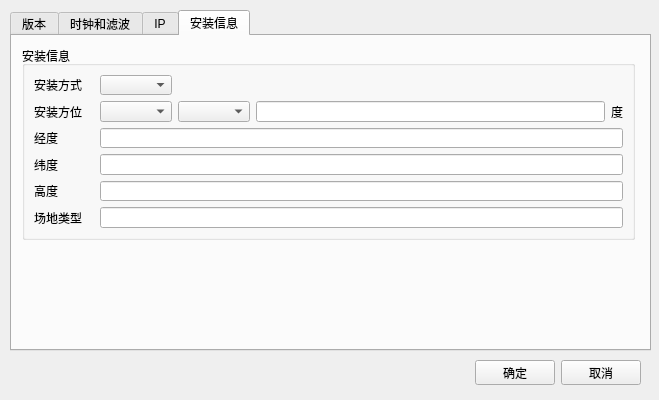
<?xml version="1.0" encoding="UTF-8"?>
<ui version="4.0">
 <class>setting</class>
 <widget class="QWidget" name="setting">
  <property name="geometry">
   <rect>
    <x>0</x>
    <y>0</y>
    <width>659</width>
    <height>400</height>
   </rect>
  </property>
  <property name="windowTitle">
   <string>设置</string>
  </property>
  <widget class="QTabWidget" name="tabWidget">
   <property name="geometry">
    <rect>
     <x>10</x>
     <y>10</y>
     <width>641</width>
     <height>341</height>
    </rect>
   </property>
   <property name="currentIndex">
    <number>3</number>
   </property>
   <widget class="QWidget" name="tab">
    <attribute name="title">
     <string>版本</string>
    </attribute>
    <widget class="QGroupBox" name="groupBox_7">
     <property name="geometry">
      <rect>
       <x>10</x>
       <y>10</y>
       <width>613</width>
       <height>82</height>
      </rect>
     </property>
     <property name="title">
      <string>版本</string>
     </property>
     <layout class="QGridLayout" name="gridLayout_6">
      <item row="0" column="0">
       <layout class="QHBoxLayout" name="horizontalLayout_33">
        <item>
         <widget class="QLabel" name="label_30">
          <property name="minimumSize">
           <size>
            <width>60</width>
            <height>0</height>
           </size>
          </property>
          <property name="text">
           <string>ARM</string>
          </property>
         </widget>
        </item>
        <item>
         <widget class="QLineEdit" name="lineEdit_version_arm">
          <property name="readOnly">
           <bool>true</bool>
          </property>
         </widget>
        </item>
       </layout>
      </item>
      <item row="1" column="0">
       <layout class="QHBoxLayout" name="horizontalLayout_34">
        <item>
         <widget class="QLabel" name="label_31">
          <property name="minimumSize">
           <size>
            <width>60</width>
            <height>0</height>
           </size>
          </property>
          <property name="text">
           <string>DSP</string>
          </property>
         </widget>
        </item>
        <item>
         <widget class="QLineEdit" name="lineEdit_version_dsp">
          <property name="readOnly">
           <bool>true</bool>
          </property>
         </widget>
        </item>
       </layout>
      </item>
     </layout>
    </widget>
    <widget class="QGroupBox" name="groupBox_2">
     <property name="geometry">
      <rect>
       <x>10</x>
       <y>98</y>
       <width>613</width>
       <height>54</height>
      </rect>
     </property>
     <property name="styleSheet">
      <string notr="true"/>
     </property>
     <property name="title">
      <string>采样率</string>
     </property>
     <layout class="QGridLayout" name="gridLayout_2">
      <item row="2" column="0">
       <layout class="QHBoxLayout" name="horizontalLayout_10">
        <item>
         <widget class="QLabel" name="label_10">
          <property name="minimumSize">
           <size>
            <width>60</width>
            <height>0</height>
           </size>
          </property>
          <property name="text">
           <string>采样率</string>
          </property>
         </widget>
        </item>
        <item>
         <widget class="QLineEdit" name="lineEdit_freq"/>
        </item>
       </layout>
      </item>
     </layout>
    </widget>
   </widget>
   <widget class="QWidget" name="tab_2">
    <attribute name="title">
     <string>时钟和滤波</string>
    </attribute>
    <widget class="QGroupBox" name="groupBox_3">
     <property name="geometry">
      <rect>
       <x>10</x>
       <y>12</y>
       <width>613</width>
       <height>112</height>
      </rect>
     </property>
     <property name="title">
      <string>时钟源</string>
     </property>
     <layout class="QGridLayout" name="gridLayout_3">
      <item row="0" column="0">
       <layout class="QVBoxLayout" name="verticalLayout_2">
        <item>
         <layout class="QHBoxLayout" name="horizontalLayout_5">
          <item>
           <widget class="QLabel" name="label_18">
            <property name="minimumSize">
             <size>
              <width>60</width>
              <height>0</height>
             </size>
            </property>
            <property name="text">
             <string>时钟源</string>
            </property>
           </widget>
          </item>
          <item>
           <widget class="QComboBox" name="comboBox_clock">
            <item>
             <property name="text">
              <string>BD</string>
             </property>
            </item>
            <item>
             <property name="text">
              <string>NTP</string>
             </property>
            </item>
           </widget>
          </item>
          <item>
           <spacer name="horizontalSpacer">
            <property name="orientation">
             <enum>Qt::Horizontal</enum>
            </property>
            <property name="sizeHint" stdset="0">
             <size>
              <width>40</width>
              <height>20</height>
             </size>
            </property>
           </spacer>
          </item>
         </layout>
        </item>
        <item>
         <layout class="QHBoxLayout" name="horizontalLayout_3">
          <item>
           <widget class="QLabel" name="label_3">
            <property name="minimumSize">
             <size>
              <width>60</width>
              <height>0</height>
             </size>
            </property>
            <property name="text">
             <string>服务器</string>
            </property>
           </widget>
          </item>
          <item>
           <widget class="QLineEdit" name="lineEdit_ntp_ip">
            <property name="enabled">
             <bool>false</bool>
            </property>
           </widget>
          </item>
         </layout>
        </item>
        <item>
         <layout class="QHBoxLayout" name="horizontalLayout_4">
          <item>
           <widget class="QLabel" name="label_4">
            <property name="minimumSize">
             <size>
              <width>60</width>
              <height>0</height>
             </size>
            </property>
            <property name="text">
             <string>对时间隔</string>
            </property>
           </widget>
          </item>
          <item>
           <widget class="QLineEdit" name="lineEdit_ntp_interval">
            <property name="enabled">
             <bool>false</bool>
            </property>
           </widget>
          </item>
         </layout>
        </item>
       </layout>
      </item>
     </layout>
    </widget>
    <widget class="QGroupBox" name="groupBox">
     <property name="geometry">
      <rect>
       <x>10</x>
       <y>130</y>
       <width>613</width>
       <height>82</height>
      </rect>
     </property>
     <property name="styleSheet">
      <string notr="true"/>
     </property>
     <property name="title">
      <string>滤波器参数</string>
     </property>
     <layout class="QGridLayout" name="gridLayout">
      <item row="0" column="0">
       <layout class="QHBoxLayout" name="horizontalLayout_17">
        <item>
         <widget class="QLabel" name="label_14">
          <property name="minimumSize">
           <size>
            <width>60</width>
            <height>0</height>
           </size>
          </property>
          <property name="text">
           <string>PASS1</string>
          </property>
         </widget>
        </item>
        <item>
         <widget class="QLineEdit" name="lineEdit_iir_pass1"/>
        </item>
       </layout>
      </item>
      <item row="1" column="0">
       <layout class="QHBoxLayout" name="horizontalLayout_18">
        <item>
         <widget class="QLabel" name="label_15">
          <property name="minimumSize">
           <size>
            <width>60</width>
            <height>0</height>
           </size>
          </property>
          <property name="text">
           <string>PASS2</string>
          </property>
         </widget>
        </item>
        <item>
         <widget class="QLineEdit" name="lineEdit_iir_pass2"/>
        </item>
       </layout>
      </item>
     </layout>
    </widget>
    <widget class="QGroupBox" name="groupBox_11">
     <property name="geometry">
      <rect>
       <x>10</x>
       <y>220</y>
       <width>613</width>
       <height>82</height>
      </rect>
     </property>
     <property name="title">
      <string>FAC</string>
     </property>
     <layout class="QGridLayout" name="gridLayout_13">
      <item row="0" column="0">
       <layout class="QHBoxLayout" name="horizontalLayout_37">
        <item>
         <widget class="QLabel" name="label_35">
          <property name="minimumSize">
           <size>
            <width>60</width>
            <height>0</height>
           </size>
          </property>
          <property name="text">
           <string>RTC校正</string>
          </property>
         </widget>
        </item>
        <item>
         <widget class="QLineEdit" name="lineEdit_rtc_adj"/>
        </item>
       </layout>
      </item>
      <item row="1" column="0">
       <layout class="QHBoxLayout" name="horizontalLayout_36">
        <item>
         <widget class="QLabel" name="label_36">
          <property name="minimumSize">
           <size>
            <width>60</width>
            <height>0</height>
           </size>
          </property>
          <property name="text">
           <string>传输模式</string>
          </property>
         </widget>
        </item>
        <item>
         <widget class="QLineEdit" name="lineEdit_transmode"/>
        </item>
       </layout>
      </item>
     </layout>
    </widget>
   </widget>
   <widget class="QWidget" name="tab_3">
    <attribute name="title">
     <string>IP</string>
    </attribute>
    <widget class="QGroupBox" name="groupBox_6">
     <property name="geometry">
      <rect>
       <x>0</x>
       <y>5</y>
       <width>613</width>
       <height>129</height>
      </rect>
     </property>
     <property name="title">
      <string>服务器</string>
     </property>
     <layout class="QGridLayout" name="gridLayout_10">
      <item row="2" column="0">
       <layout class="QHBoxLayout" name="horizontalLayout_23">
        <item>
         <widget class="QLabel" name="label_19">
          <property name="minimumSize">
           <size>
            <width>60</width>
            <height>0</height>
           </size>
          </property>
          <property name="text">
           <string>从服务IP</string>
          </property>
         </widget>
        </item>
        <item>
         <widget class="QLineEdit" name="lineEdit_slave_ip"/>
        </item>
       </layout>
      </item>
      <item row="1" column="0">
       <layout class="QHBoxLayout" name="horizontalLayout_2">
        <item>
         <widget class="QLabel" name="label_11">
          <property name="minimumSize">
           <size>
            <width>60</width>
            <height>0</height>
           </size>
          </property>
          <property name="text">
           <string>主服务IP</string>
          </property>
         </widget>
        </item>
        <item>
         <widget class="QLineEdit" name="lineEdit_master_ip"/>
        </item>
       </layout>
      </item>
      <item row="3" column="0">
       <layout class="QHBoxLayout" name="horizontalLayout_35">
        <item>
         <widget class="QLabel" name="label_34">
          <property name="minimumSize">
           <size>
            <width>60</width>
            <height>0</height>
           </size>
          </property>
          <property name="text">
           <string>认证密码</string>
          </property>
         </widget>
        </item>
        <item>
         <widget class="QLineEdit" name="lineEdit_server_auth"/>
        </item>
       </layout>
      </item>
     </layout>
    </widget>
    <widget class="QGroupBox" name="groupBox_5">
     <property name="geometry">
      <rect>
       <x>0</x>
       <y>140</y>
       <width>613</width>
       <height>128</height>
      </rect>
     </property>
     <property name="styleSheet">
      <string notr="true"/>
     </property>
     <property name="title">
      <string>设备IP</string>
     </property>
     <layout class="QGridLayout" name="gridLayout_9">
      <item row="1" column="0">
       <layout class="QVBoxLayout" name="verticalLayout_7">
        <item>
         <layout class="QHBoxLayout" name="horizontalLayout_12">
          <item>
           <widget class="QLabel" name="label_12">
            <property name="minimumSize">
             <size>
              <width>60</width>
              <height>0</height>
             </size>
            </property>
            <property name="text">
             <string>IP</string>
            </property>
           </widget>
          </item>
          <item>
           <widget class="QLineEdit" name="lineEdit_ip"/>
          </item>
         </layout>
        </item>
        <item>
         <layout class="QHBoxLayout" name="horizontalLayout_19">
          <item>
           <widget class="QLabel" name="label_13">
            <property name="minimumSize">
             <size>
              <width>60</width>
              <height>0</height>
             </size>
            </property>
            <property name="text">
             <string>Mask</string>
            </property>
           </widget>
          </item>
          <item>
           <widget class="QLineEdit" name="lineEdit_mask"/>
          </item>
         </layout>
        </item>
        <item>
         <layout class="QHBoxLayout" name="horizontalLayout_20">
          <item>
           <widget class="QLabel" name="label_16">
            <property name="minimumSize">
             <size>
              <width>60</width>
              <height>0</height>
             </size>
            </property>
            <property name="text">
             <string>Gateway</string>
            </property>
           </widget>
          </item>
          <item>
           <widget class="QLineEdit" name="lineEdit_gateway"/>
          </item>
         </layout>
        </item>
       </layout>
      </item>
     </layout>
    </widget>
   </widget>
   <widget class="QWidget" name="tab_4">
    <attribute name="title">
     <string>安装信息</string>
    </attribute>
    <widget class="QGroupBox" name="groupBox_9">
     <property name="geometry">
      <rect>
       <x>10</x>
       <y>10</y>
       <width>613</width>
       <height>194</height>
      </rect>
     </property>
     <property name="title">
      <string>安装信息</string>
     </property>
     <layout class="QGridLayout" name="gridLayout_11">
      <item row="10" column="0">
       <layout class="QHBoxLayout" name="horizontalLayout_25">
        <item>
         <widget class="QLabel" name="label_22">
          <property name="minimumSize">
           <size>
            <width>60</width>
            <height>0</height>
           </size>
          </property>
          <property name="text">
           <string>场地类型</string>
          </property>
         </widget>
        </item>
        <item>
         <widget class="QLineEdit" name="lineEdit_inst_field"/>
        </item>
       </layout>
      </item>
      <item row="5" column="0">
       <layout class="QHBoxLayout" name="horizontalLayout_30">
        <item>
         <widget class="QLabel" name="label_25">
          <property name="minimumSize">
           <size>
            <width>60</width>
            <height>0</height>
           </size>
          </property>
          <property name="text">
           <string>安装方式</string>
          </property>
         </widget>
        </item>
        <item>
         <widget class="QComboBox" name="comboBox_inst_mode"/>
        </item>
        <item>
         <spacer name="horizontalSpacer_2">
          <property name="orientation">
           <enum>Qt::Horizontal</enum>
          </property>
          <property name="sizeHint" stdset="0">
           <size>
            <width>40</width>
            <height>20</height>
           </size>
          </property>
         </spacer>
        </item>
       </layout>
      </item>
      <item row="8" column="0">
       <layout class="QHBoxLayout" name="horizontalLayout_27">
        <item>
         <widget class="QLabel" name="label_24">
          <property name="minimumSize">
           <size>
            <width>60</width>
            <height>0</height>
           </size>
          </property>
          <property name="text">
           <string>纬度</string>
          </property>
         </widget>
        </item>
        <item>
         <widget class="QLineEdit" name="lineEdit_inst_latitude"/>
        </item>
       </layout>
      </item>
      <item row="7" column="0">
       <layout class="QHBoxLayout" name="horizontalLayout_26">
        <item>
         <widget class="QLabel" name="label_23">
          <property name="minimumSize">
           <size>
            <width>60</width>
            <height>0</height>
           </size>
          </property>
          <property name="text">
           <string>经度</string>
          </property>
         </widget>
        </item>
        <item>
         <widget class="QLineEdit" name="lineEdit_inst_longitude"/>
        </item>
       </layout>
      </item>
      <item row="6" column="0">
       <layout class="QHBoxLayout" name="horizontalLayout_31">
        <property name="spacing">
         <number>6</number>
        </property>
        <item>
         <widget class="QLabel" name="label_26">
          <property name="minimumSize">
           <size>
            <width>60</width>
            <height>0</height>
           </size>
          </property>
          <property name="text">
           <string>安装方位</string>
          </property>
         </widget>
        </item>
        <item>
         <widget class="QComboBox" name="comboBox_inst_dir1"/>
        </item>
        <item>
         <widget class="QComboBox" name="comboBox_inst_dir2"/>
        </item>
        <item>
         <widget class="QLineEdit" name="lineEdit_inst_dir3"/>
        </item>
        <item>
         <widget class="QLabel" name="label_28">
          <property name="text">
           <string>度</string>
          </property>
         </widget>
        </item>
       </layout>
      </item>
      <item row="9" column="0">
       <layout class="QHBoxLayout" name="horizontalLayout_11">
        <item>
         <widget class="QLabel" name="label_27">
          <property name="minimumSize">
           <size>
            <width>60</width>
            <height>0</height>
           </size>
          </property>
          <property name="text">
           <string>高度</string>
          </property>
         </widget>
        </item>
        <item>
         <widget class="QLineEdit" name="lineEdit_inst_height"/>
        </item>
       </layout>
      </item>
     </layout>
    </widget>
   </widget>
  </widget>
  <widget class="QWidget" name="layoutWidget">
   <property name="geometry">
    <rect>
     <x>10</x>
     <y>360</y>
     <width>631</width>
     <height>25</height>
    </rect>
   </property>
   <layout class="QHBoxLayout" name="_4">
    <item>
     <spacer name="horizontalSpacer_4">
      <property name="orientation">
       <enum>Qt::Horizontal</enum>
      </property>
      <property name="sizeHint" stdset="0">
       <size>
        <width>40</width>
        <height>20</height>
       </size>
      </property>
     </spacer>
    </item>
    <item>
     <widget class="QPushButton" name="pushButton_applay">
      <property name="text">
       <string>确定</string>
      </property>
     </widget>
    </item>
    <item>
     <widget class="QPushButton" name="pushButton_cancel">
      <property name="text">
       <string>取消</string>
      </property>
     </widget>
    </item>
   </layout>
  </widget>
 </widget>
 <resources/>
 <connections/>
</ui>
